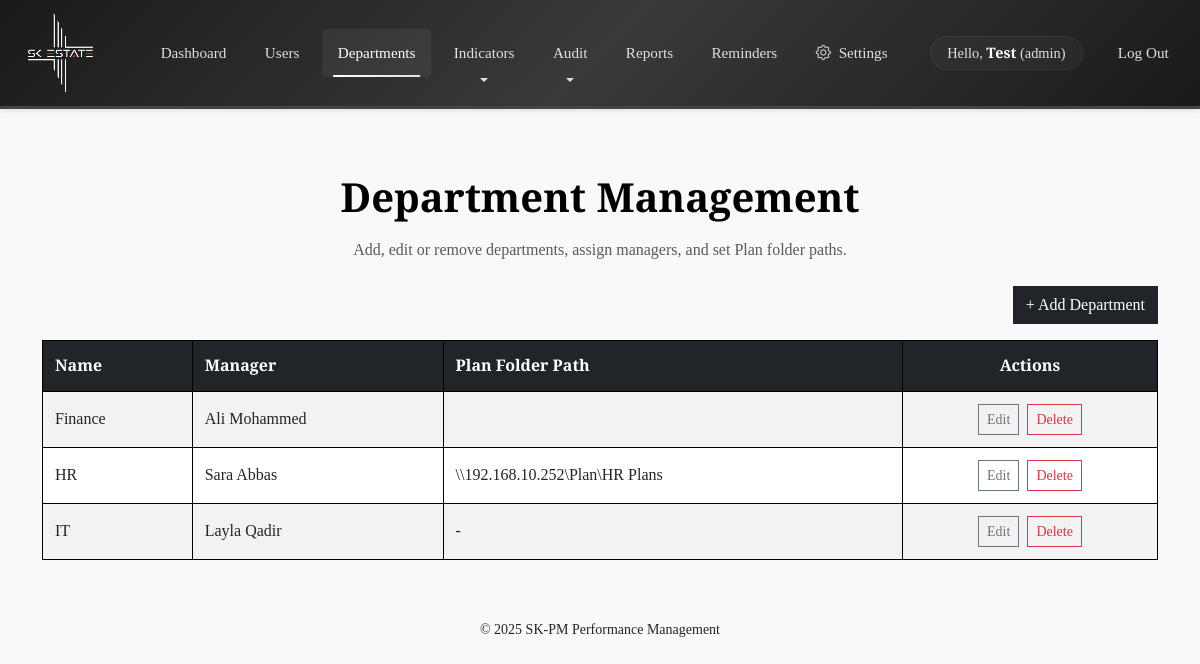
Page /departments.php (signed in) on the earlier database version.
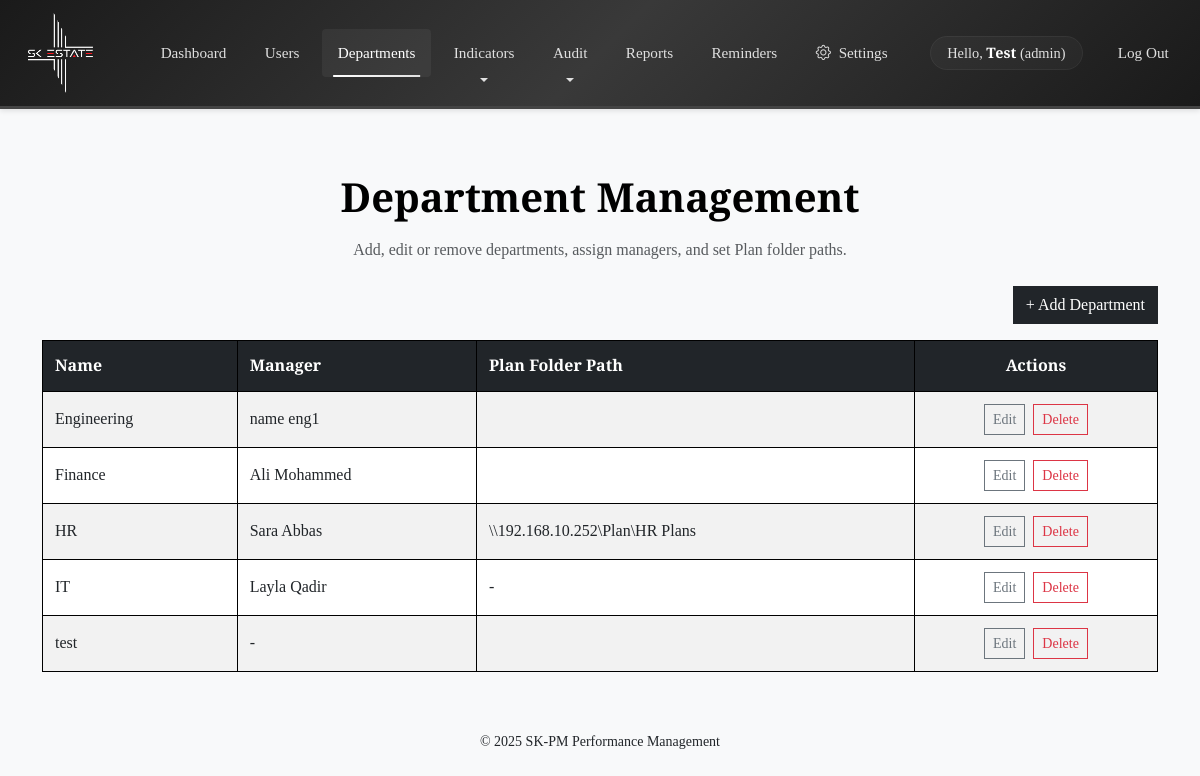
Same page on the later database version.
### tables this page shows
CREATE TABLE `departments` (
  `dept_id` int(11) NOT NULL,
  `dept_name` varchar(100) NOT NULL,
  `manager_id` int(11) DEFAULT NULL,
  `share_path` varchar(255) DEFAULT NULL
);

CREATE TABLE `users` (
  `user_id` int(11) NOT NULL,
  `name` varchar(100) NOT NULL,
  `email` varchar(255) NOT NULL,
  `password_hash` varchar(255) NOT NULL,
  `role_id` int(11) NOT NULL,
  `dept_id` int(11) DEFAULT NULL,
  `phone` varchar(20) DEFAULT NULL,
  `telegram_chat_id` bigint(20) DEFAULT NULL,
  `position` varchar(100) DEFAULT NULL,
  `birth_date` date DEFAULT NULL,
  `hire_date` date DEFAULT NULL,
  `rating_window_days` int(11) DEFAULT 0,
  `active` tinyint(1) DEFAULT 1,
  `email_verified` tinyint(1) DEFAULT 0,
  `email_verification_token` varchar(255) DEFAULT NULL,
  `email_verification_expires` datetime DEFAULT NULL
);

### backend/department_controller.php (called while the page is built, shortened)
<?php
final class DepartmentRepository
{
    private PDO $pdo;
    public function __construct(PDO $pdo)
    {
        $this->pdo = $pdo;
    }
    public function fetchAllDepartments(): array
    {
        $sql = "
            SELECT
                d.dept_id,
                d.dept_name,
                d.manager_id,
                u.name         AS manager_name,
                d.share_path   AS share_path
            FROM departments d
            LEFT JOIN users u
              ON u.user_id = d.manager_id
            ORDER BY d.dept_name
        ";
        $stmt = $this->pdo->query($sql);
        return $stmt->fetchAll(PDO::FETCH_ASSOC);
    }
}

### departments.php (the view, shortened to what this page needs)
<?php
require_once __DIR__ . '/backend/department_controller.php';
$deptRepo = new Backend\DepartmentRepository($pdo);
$departments = $deptRepo->fetchAllDepartments();
?>
<!DOCTYPE html>
<html lang="en">
<head>
  <link href="https://cdn.jsdelivr.net/npm/bootstrap@5.3.0/dist/css/bootstrap.min.css" rel="stylesheet">
  <link rel="stylesheet" href="./assets/css/style.css">
</head>
<body class="font-serif bg-light text-dark">
<?php include __DIR__ . '/partials/navbar.php'; ?>
<div class="container py-4">
  <h1 class="mb-3 text-center">Department Management</h1>
  <p class="text-center text-muted mb-4">Add, edit or remove departments, assign managers, and set Plan folder paths.</p>
  <div class="text-end mb-3">
    <button class="btn btn-dark" data-bs-toggle="modal" data-bs-target="#createModal">+ Add Department</button>
  </div>
  <div class="table-responsive">
    <table class="table table-striped table-bordered align-middle">
      <thead class="table-dark">
        <tr>
          <th>Name</th>
          <th>Manager</th>
          <th>Plan Folder Path</th>
          <th class="text-center">Actions</th>
        </tr>
      </thead>
      <tbody>
        <?php foreach ($departments as $d): ?>
          <tr>
            <td><?= htmlspecialchars($d['dept_name']) ?></td>
            <td><?= htmlspecialchars($d['manager_name'] ?? '-') ?></td>
            <td>
              <?= htmlspecialchars($d['share_path'] ?? '-') ?>
            </td>
            <td class="text-center">
              <button class="btn btn-sm btn-outline-secondary me-1"
                      data-bs-toggle="modal" data-bs-target="#editModal<?= $d['dept_id'] ?>">
                Edit
              </button>
              <form method="POST" class="d-inline" onsubmit="return confirm('Delete this department?');">
                <button type="submit" class="btn btn-sm btn-outline-danger">Delete</button>
              </form>
            </td>
          </tr>
        <?php endforeach; ?>
      </tbody>
    </table>
  </div>
</div>
<footer class="text-center py-3">
  <small>&copy; <?= date('Y') ?> SK‑PM Performance Management</small>
</footer>
</body>
</html>

Differences in the rows shown:
added departments: dept_name "Engineering", manager.name "name eng1"
added departments: dept_name "test", manager_name "-"
